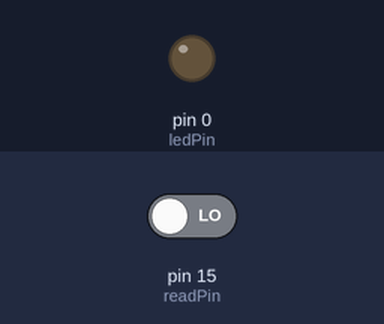
The sketch below on a simulated Arduino Uno, built with avr-gcc and run on an emulated ATmega328P. Parts: output pins drawn as LEDs (lit = HIGH). The test bench sets the inputs (shaded band); at power-on: pin 15 (readPin) LOW.

Above: at 1.2 s.
1.3 s: pin 15 (readPin) driven HIGH
At 2.1 s:
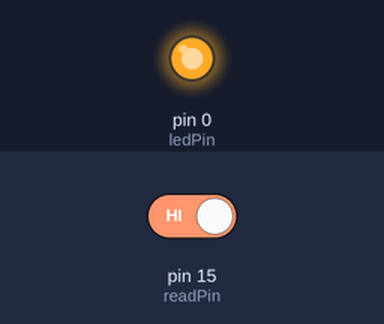
2.8 s: pin 15 (readPin) driven LOW
At 3.2 s:
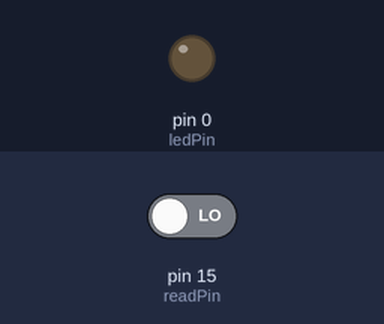
Timing chart, 0 to 5.8 s (numbered marks = the images above; inputs shaded):
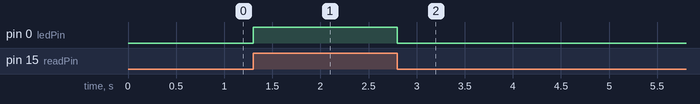

The sketch:

hall-test.ino
```cpp
#include <SparkFun_TB6612.h>

  int readPin = 15;
  int ledPin = 0;


void setup() {
  // put your setup code here, to run once:

  pinMode(readPin,INPUT);
  pinMode(ledPin,OUTPUT);


}

void loop() {
  // put your main code here, to run repeatedly:
  if (digitalRead(readPin)==HIGH) digitalWrite(ledPin, HIGH);
  else digitalWrite(ledPin, LOW);

}
```

Measured:
- after the input at 1.3 s, pin 0 (ledPin): LOW → HIGH at once
- after the input at 2.8 s, pin 0 (ledPin): HIGH → LOW at once
